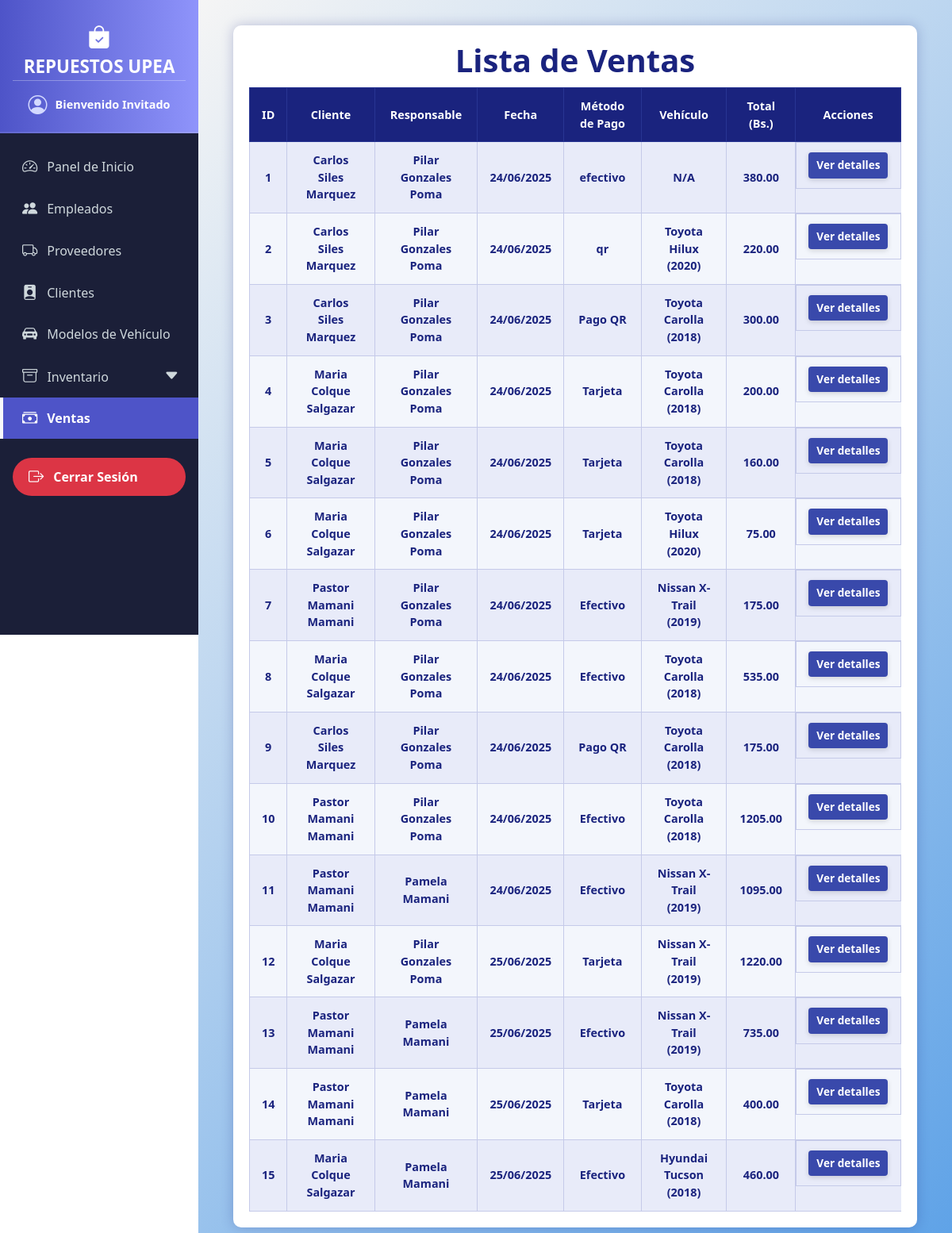
The page /ventas/ on the database as committed earlier.
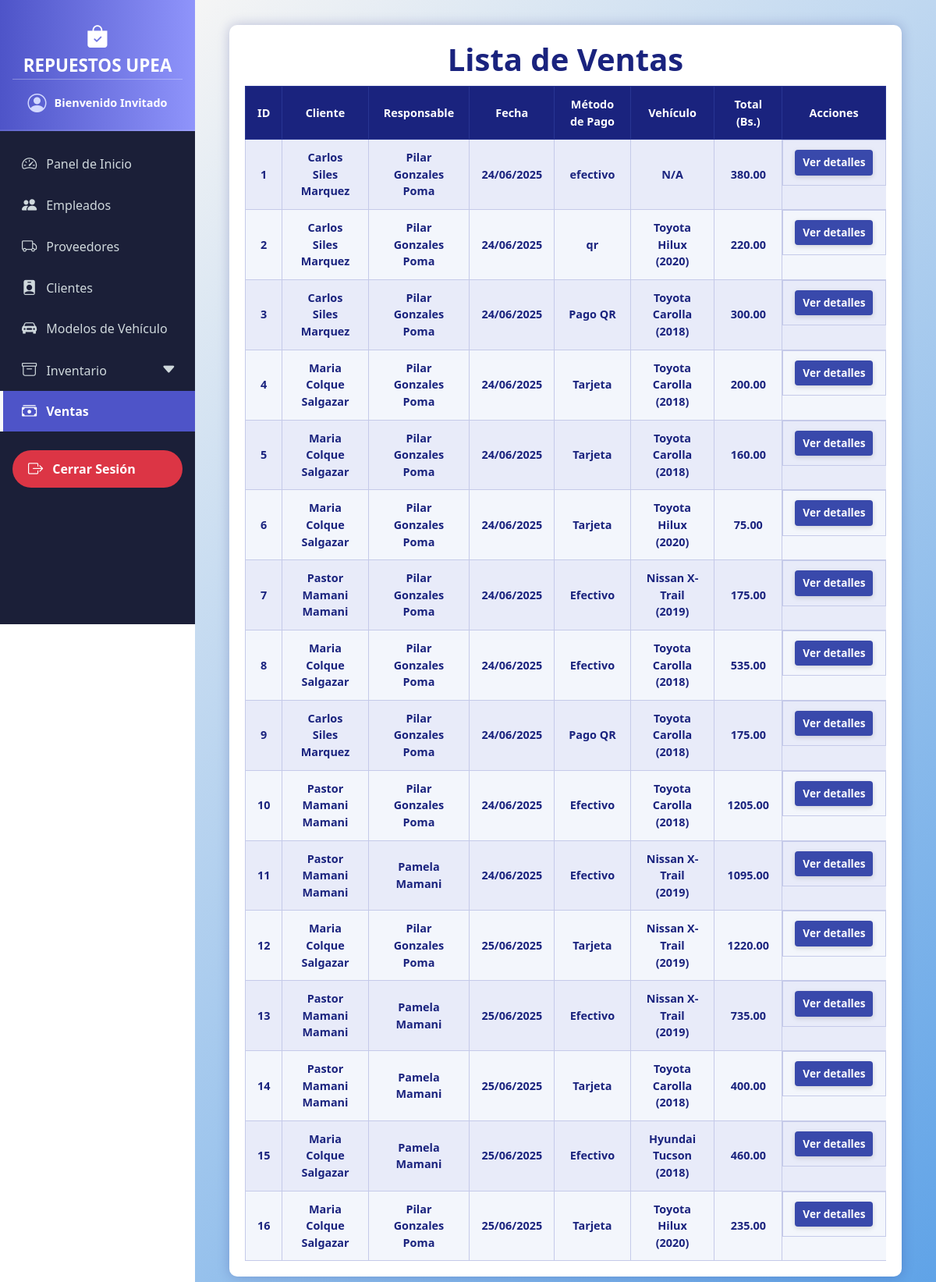
The same page on the database as committed later.
### models/venta_model.py (models this page shows, shortened)
class Venta(db.Model):
    __tablename__ = "ventas"
    id = db.Column(db.Integer, primary_key=True)
    fecha = db.Column(db.DateTime, default=datetime.utcnow, nullable=False)
    cliente_id = db.Column(db.Integer, db.ForeignKey("clientes.id"))
    empleado_id = db.Column(db.Integer, db.ForeignKey("empleados.id"))
    metodo_pago = db.Column(db.String(50), nullable=False)
    modelo_vehiculo_id = db.Column(db.Integer, db.ForeignKey("modelos_vehiculos.id"), nullable=True)
    total = db.Column(db.Float, nullable=False)
    cliente = db.relationship("Cliente", back_populates="ventas")
    empleado = db.relationship("Empleado", back_populates="ventas")
    detalles = db.relationship("DetalleVenta", back_populates="venta", cascade="all, delete-orphan")
    modelo_vehiculo = db.relationship("ModeloVehiculo", back_populates="ventas")
    def delete(self):
        db.session.delete(self)
        db.session.commit()
    @staticmethod
    def get_all():
        return Venta.query.all()

### models/cliente_model.py (models this page shows, shortened)
class Cliente(db.Model):
    __tablename__ = "clientes"
    id = db.Column(db.Integer, primary_key=True)
    nombre = db.Column(db.String(80), nullable=False)
    email = db.Column(db.String(100), nullable=False)
    telefono = db.Column(db.String(20), nullable=False)
    ventas = db.relationship('Venta',back_populates='cliente')

### models/empleado_model.py (models this page shows, shortened)
class Empleado(db.Model):
    __tablename__ = "empleados"
    id = db.Column(db.Integer, primary_key=True)
    nombre = db.Column(db.String(80), nullable=False)
    ci = db.Column(db.String(20), unique=True, nullable=False)
    telefono = db.Column(db.String(20))
    usuario_id = db.Column(db.Integer, db.ForeignKey('usuarios.id'))
    usuario = db.relationship("Usuario", back_populates="empleado")
    ventas = db.relationship("Venta", back_populates="empleado")

### models/modelo_vehiculo_model.py (models this page shows, shortened)
class ModeloVehiculo(db.Model):
    __tablename__ = "modelos_vehiculos"
    id = db.Column(db.Integer, primary_key=True)
    marca = db.Column(db.String(50), nullable=False)
    modelo = db.Column(db.String(50), nullable=False)
    anio = db.Column(db.Integer, nullable=False)
    ventas = db.relationship("Venta", back_populates="modelo_vehiculo")

### controllers/venta_controller.py (the view)
@venta_bp.route('/')
def index():
    ventas = Venta.get_all()
    return render_template('ventas/index.html', ventas=ventas)

### run.py (called while the page is built)
@app.context_processor
def inject_active_path():
    def is_active(path):
        return 'active' if request.path == path else ''
    return dict(is_active=is_active)

@app.context_processor
def inject_carrito_count():
    carrito = session.get('carrito', {})
    total = sum(item['cantidad'] for item in carrito.values()) if carrito else 0
    return dict(carrito_count=total)

### templates/ventas/index.html (shortened to what this page needs)
{% extends 'base.html' %}
{% block content %}
<div class="container">
  <h1>Lista de Ventas</h1>
  <div class="table-responsive-wrapper">
    <table>
      <thead>
        <tr>
          <th>ID</th>
          <th>Cliente</th>
          <th>Responsable</th>
          <th>Fecha</th>
          <th>Método de Pago</th>
          <th>Vehículo</th>
          <th>Total (Bs.)</th>
          <th>Acciones</th>
        </tr>
      </thead>
      <tbody>
        {% for venta in ventas %}
        <tr>
          <td>{{ venta.id }}</td>
          <td>{{ venta.cliente.nombre }}</td>
          <td>{{ venta.empleado.nombre }}</td>
          <td>{{ venta.fecha.strftime('%d/%m/%Y') }}</td>
          <td>{{ venta.metodo_pago }}</td>
          <td>
            {% if venta.modelo_vehiculo %}
              {{ venta.modelo_vehiculo.marca }} {{ venta.modelo_vehiculo.modelo }} ({{ venta.modelo_vehiculo.anio }})
            {% else %}
              N/A
            {% endif %}
          </td>
          <td>{{ '%.2f'|format(venta.total) }}</td>
          <td class="actions">
            <a href="{{ url_for('venta.detalle', venta_id=venta.id) }}" class="view">Ver detalles</a>
          </td>
        </tr>
        {% else %}
        <tr>
          <td colspan="8" style="font-style: italic; color: #1a237e;">No hay ventas registradas.</td>
        </tr>
        {% endfor %}
      </tbody>
    </table>
  </div>
</div>
{% endblock %}

Rows that differ between the two databases and show on the page:
added Venta: id "16", cliente.nombre "Maria Colque Salgazar", empleado.nombre "Pilar Gonzales Poma", fecha "25/06/2025", metodo_pago "Tarjeta", modelo_vehiculo.marca "Toyota", modelo_vehiculo.modelo "Hilux", modelo_vehiculo.anio "2020", total "235.00"
